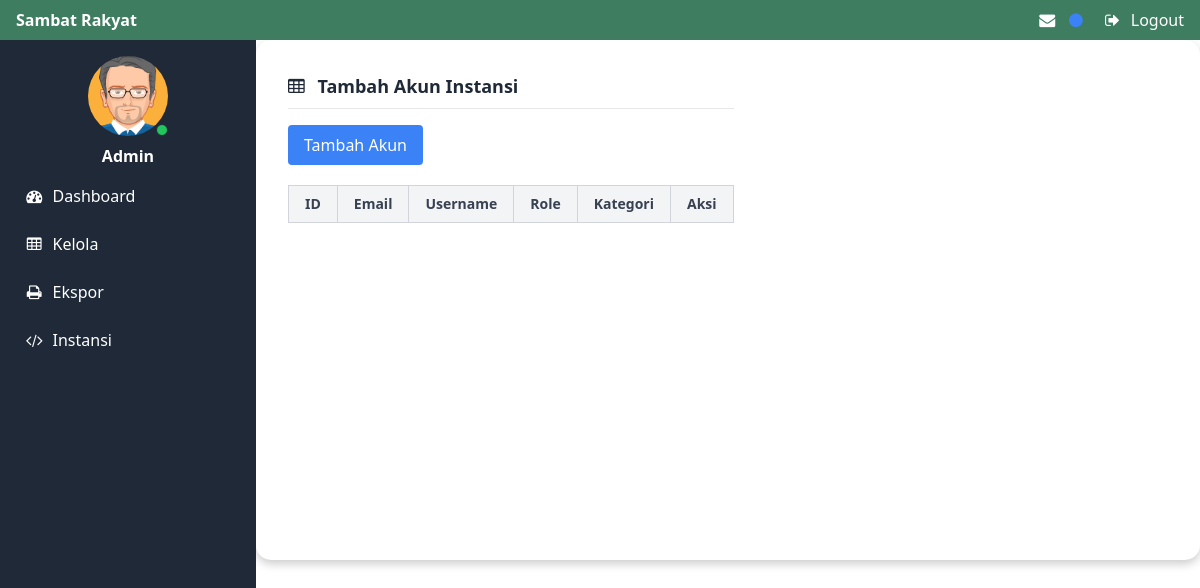
The app's page /admin/addinstansi.php, older data.
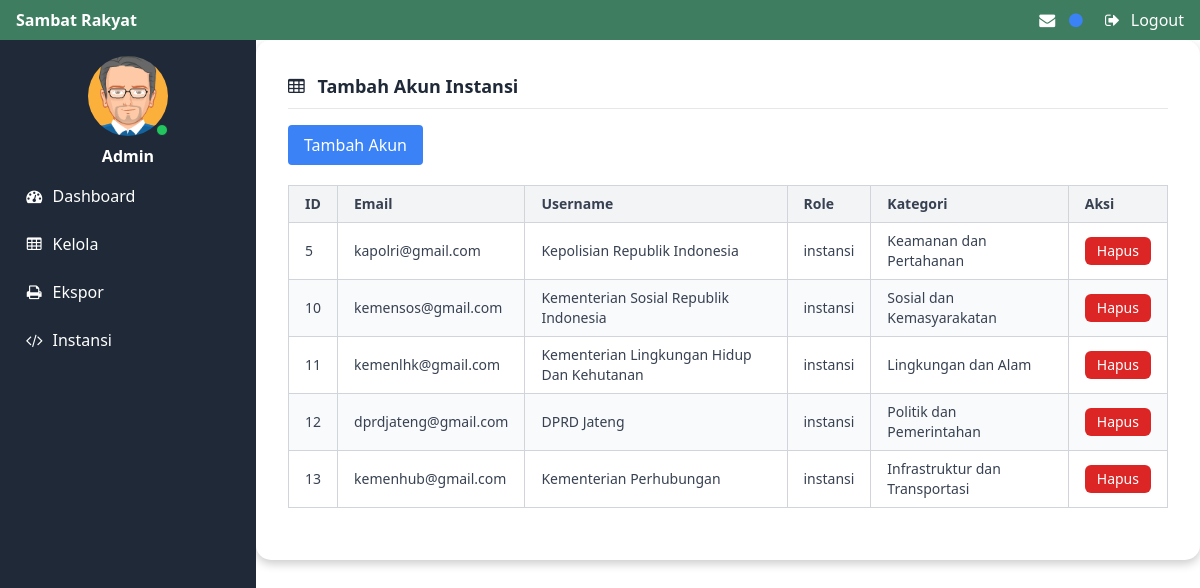
The same page, newer data.
### tables this page shows
CREATE TABLE `instansi` (
  `id` int(11) NOT NULL,
  `username` varchar(100) NOT NULL,
  `email` varchar(100) NOT NULL,
  `password` varchar(255) NOT NULL,
  `role` enum('admin','user','instansi','') NOT NULL DEFAULT 'user',
  `photo` blob NOT NULL,
  `id_divisi` int(11) NOT NULL
);

CREATE TABLE `divisi` (
  `id_divisi` int(11) NOT NULL,
  `nama_divisi` varchar(64) NOT NULL
);

### admin/addinstansi.php (the view, shortened to what the changed rows need)
<?php
    require '../koneksi.php';
    ?>
<!DOCTYPE html>
<html lang="en">
<head>
    <link href="vendor/font-awesome/css/font-awesome.min.css" rel="stylesheet" type="text/css">
    <link rel="stylesheet" href="../css/output.css">
    <script src="https://cdn.tailwindcss.com"></script>
    <link rel="stylesheet" href="../css/addinstansi.css">
</head>
<body class="" id="page-top">
    <div class="flex h-auto min-h-screen">
<div class="container mx-auto p-4  ml-64 mt-10">
            <div class="bg-white min-h-screen rounded-lg p-4 mb-4">
    <div class="flex items-center justify-between border-b pb-2 mb-4">
        <h2 class="text-lg font-semibold text-gray-800">
            <i class="fa fa-table mr-2"></i> Tambah Akun Instansi
        </h2>
        <br>
    </div>
<div class="overflow-x-auto">
        <table id="reportTable" class="min-w-full border-collapse border border-gray-300 text-sm text-gray-700">
            <thead class="bg-gray-100">
                <tr>
                    <th class="border border-gray-300 px-4 py-2 text-left cursor-pointer" onclick="sortTable(0)">ID</th>
                    <th class="border border-gray-300 px-4 py-2 text-left cursor-pointer" onclick="sortTable(1)">Email</th>
                    <th class="border border-gray-300 px-4 py-2 text-left cursor-pointer" onclick="sortTable(2)">Username</th>
                    <th class="border border-gray-300 px-4 py-2 text-left cursor-pointer" onclick="sortTable(3)">Role</th>
                    <th class="border border-gray-300 px-4 py-2 text-left cursor-pointer" onclick="sortTable(4)">Kategori</th>
                    <th class="border border-gray-300 px-4 py-2 text-left cursor-pointer" onclick="sortTable(5)">Aksi</th>
                </tr>
            </thead>
            <tbody id="tableBody">
                <?php
                    $statement = $conn->query("SELECT * FROM instansi JOIN divisi ON instansi.id_divisi = divisi.id_divisi WHERE role = 'instansi'");
                    foreach ($statement as $key) {
                ?>
                    <tr class="odd:bg-white even:bg-gray-50">
                        <td class="border border-gray-300 px-4 py-2"><?php echo $key['id']; ?></td>
                        <td class="border border-gray-300 px-4 py-2"><?php echo $key['email']; ?></td>
                        <td class="border border-gray-300 px-4 py-2"><?php echo $key['username']; ?></td>
                        <td class="border border-gray-300 px-4 py-2"><?php echo $key['role']; ?></td>
                        <td class="border border-gray-300 px-4 py-2"><?php echo $key['nama_divisi']; ?></td>
                        <td class="border border-gray-300 px-4 py-2">
                            <form method="POST" action="deleteinstansi.php">
                                <button type="submit" name="Hapus"
                                    class="bg-red-600 text-white px-3 py-1 rounded-md hover:bg-red-500 transition">
                                    Hapus
                                </button>
                            </form>
                        </td>
                    </tr>
                <?php
                }
                ?>
            </tbody>
        </table>
    </div>
    </div>
</body>
</html>

Row changes from the older to the newer data that the page shows:
added instansi: id "5", email "kapolri@gmail.com", username "Kepolisian Republik Indonesia", role "instansi", id_divisi.nama_divisi "Keamanan dan Pertahanan"
added instansi: id "10", email "kemensos@gmail.com", username "Kementerian Sosial Republik Indonesia", role "instansi", id_divisi.nama_divisi "Sosial dan Kemasyarakatan"
added instansi: id "11", email "kemenlhk@gmail.com", username "Kementerian Lingkungan Hidup Dan Kehutanan", role "instansi", id_divisi.nama_divisi "Lingkungan dan Alam"
added instansi: id "12", email "dprdjateng@gmail.com", username "DPRD Jateng", role "instansi", id_divisi.nama_divisi "Politik dan Pemerintahan"
added instansi: id "13", email "kemenhub@gmail.com", username "Kementerian Perhubungan", role "instansi", id_divisi.nama_divisi "Infrastruktur dan Transportasi"
